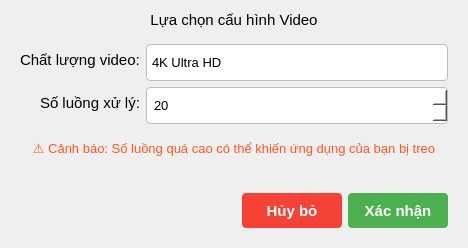
<?xml version="1.0" encoding="UTF-8"?>
<ui version="4.0">
 <class>Dialog</class>
 <widget class="QDialog" name="Dialog">
  <property name="geometry">
   <rect>
    <x>0</x>
    <y>0</y>
    <width>468</width>
    <height>248</height>
   </rect>
  </property>
  <property name="windowTitle">
   <string>Cấu hình Video</string>
  </property>
  <property name="styleSheet">
   <string notr="true">
QLabel {
    font-size: 11pt;
}
QComboBox {
    padding: 5px;
    border: 1px solid #bdbdbd;
    border-radius: 4px;
    background-color: white;
    min-height: 25px;
    font-size: 10pt;
}
QComboBox:hover {
    border: 1px solid #2196F3;
}
QComboBox::drop-down {
    border: none;
    padding-right: 10px;
}
QComboBox::down-arrow {
    image: url(:/icons/down_arrow.png);
    width: 12px;
    height: 12px;
}
QSpinBox {
    padding: 5px;
    border: 1px solid #bdbdbd;
    border-radius: 4px;
    background-color: white;
    font-size: 10pt;
}
QSpinBox:hover {
    border: 1px solid #2196F3;
}
         </string>
  </property>
  <layout class="QVBoxLayout" name="verticalLayout">
   <item>
    <widget class="QLabel" name="label">
     <property name="font">
      <font>
       <pointsize>11</pointsize>
      </font>
     </property>
     <property name="text">
      <string>Lựa chọn cấu hình Video</string>
     </property>
     <property name="alignment">
      <set>Qt::AlignCenter</set>
     </property>
    </widget>
   </item>
   <item>
    <widget class="QWidget" name="widget" native="true">
     <layout class="QFormLayout" name="formLayout">
      <property name="labelAlignment">
       <set>Qt::AlignRight|Qt::AlignTrailing|Qt::AlignVCenter</set>
      </property>
      <item row="0" column="0">
       <widget class="QLabel" name="label_2">
        <property name="text">
         <string>Chất lượng video:</string>
        </property>
       </widget>
      </item>
      <item row="0" column="1">
       <widget class="QComboBox" name="qualityComboBox">
        <property name="minimumSize">
         <size>
          <width>200</width>
          <height>37</height>
         </size>
        </property>
        <property name="currentIndex">
         <number>6</number>
        </property>
        <item>
         <property name="text">
          <string>144p - Chất lượng thấp nhất</string>
         </property>
        </item>
        <item>
         <property name="text">
          <string>480p - Chất lượng thường</string>
         </property>
        </item>
        <item>
         <property name="text">
          <string>720p HD - Chất lượng cao</string>
         </property>
        </item>
        <item>
         <property name="text">
          <string>1080p Full HD</string>
         </property>
        </item>
        <item>
         <property name="text">
          <string>1440p QHD</string>
         </property>
        </item>
        <item>
         <property name="text">
          <string>2K</string>
         </property>
        </item>
        <item>
         <property name="text">
          <string>4K Ultra HD</string>
         </property>
        </item>
       </widget>
      </item>
      <item row="1" column="0">
       <widget class="QLabel" name="label_3">
        <property name="text">
         <string>Số luồng xử lý:</string>
        </property>
       </widget>
      </item>
      <item row="1" column="1">
       <widget class="QSpinBox" name="threadsSpinBox">
        <property name="minimumSize">
         <size>
          <width>200</width>
          <height>37</height>
         </size>
        </property>
        <property name="minimum">
         <number>1</number>
        </property>
        <property name="maximum">
         <number>200</number>
        </property>
        <property name="value">
         <number>20</number>
        </property>
       </widget>
      </item>
      <item row="2" column="0" colspan="2">
       <widget class="QLabel" name="warningLabel">
        <property name="styleSheet">
         <string notr="true">
QLabel {
    color: #FF5722;
    padding: 10px;
    font-size: 10pt;
}
         </string>
        </property>
        <property name="text">
         <string>&lt;html&gt;&lt;head/&gt;&lt;body&gt;&lt;p&gt;⚠️ Cảnh báo: Số luồng quá cao có thể khiến ứng dụng của bạn bị treo&lt;/p&gt;&lt;/body&gt;&lt;/html&gt;</string>
        </property>
        <property name="alignment">
         <set>Qt::AlignCenter</set>
        </property>
        <property name="wordWrap">
         <bool>true</bool>
        </property>
       </widget>
      </item>
     </layout>
    </widget>
   </item>
   <item>
    <spacer name="verticalSpacer">
     <property name="orientation">
      <enum>Qt::Vertical</enum>
     </property>
     <property name="sizeHint" stdset="0">
      <size>
       <width>20</width>
       <height>40</height>
      </size>
     </property>
    </spacer>
   </item>
   <item>
    <widget class="QWidget" name="widget_2" native="true">
     <layout class="QHBoxLayout" name="horizontalLayout">
      <item>
       <spacer name="horizontalSpacer">
        <property name="orientation">
         <enum>Qt::Horizontal</enum>
        </property>
        <property name="sizeHint" stdset="0">
         <size>
          <width>40</width>
          <height>20</height>
         </size>
        </property>
       </spacer>
      </item>
      <item>
       <widget class="QPushButton" name="cancelButton">
        <property name="minimumSize">
         <size>
          <width>100</width>
          <height>35</height>
         </size>
        </property>
        <property name="styleSheet">
         <string notr="true">QPushButton {
    background-color: #f44336;
    color: white;
    border-radius: 4px;
    padding: 8px 15px;
    font-size: 11pt;
    font-weight: bold;
}
QPushButton:hover {
    background-color: #d32f2f;
}
QPushButton:pressed {
    background-color: #b71c1c;
}</string>
        </property>
        <property name="text">
         <string>Hủy bỏ</string>
        </property>
       </widget>
      </item>
      <item>
       <widget class="QPushButton" name="confirmButton">
        <property name="minimumSize">
         <size>
          <width>100</width>
          <height>35</height>
         </size>
        </property>
        <property name="styleSheet">
         <string notr="true">QPushButton {
    background-color: #4CAF50;
    color: white;
    border-radius: 4px;
    padding: 8px 15px;
    font-size: 11pt;
    font-weight: bold;
}
QPushButton:hover {
    background-color: #388E3C;
}
QPushButton:pressed {
    background-color: #1B5E20;
}</string>
        </property>
        <property name="text">
         <string>Xác nhận</string>
        </property>
       </widget>
      </item>
     </layout>
    </widget>
   </item>
  </layout>
 </widget>
 <resources/>
 <connections/>
</ui>
